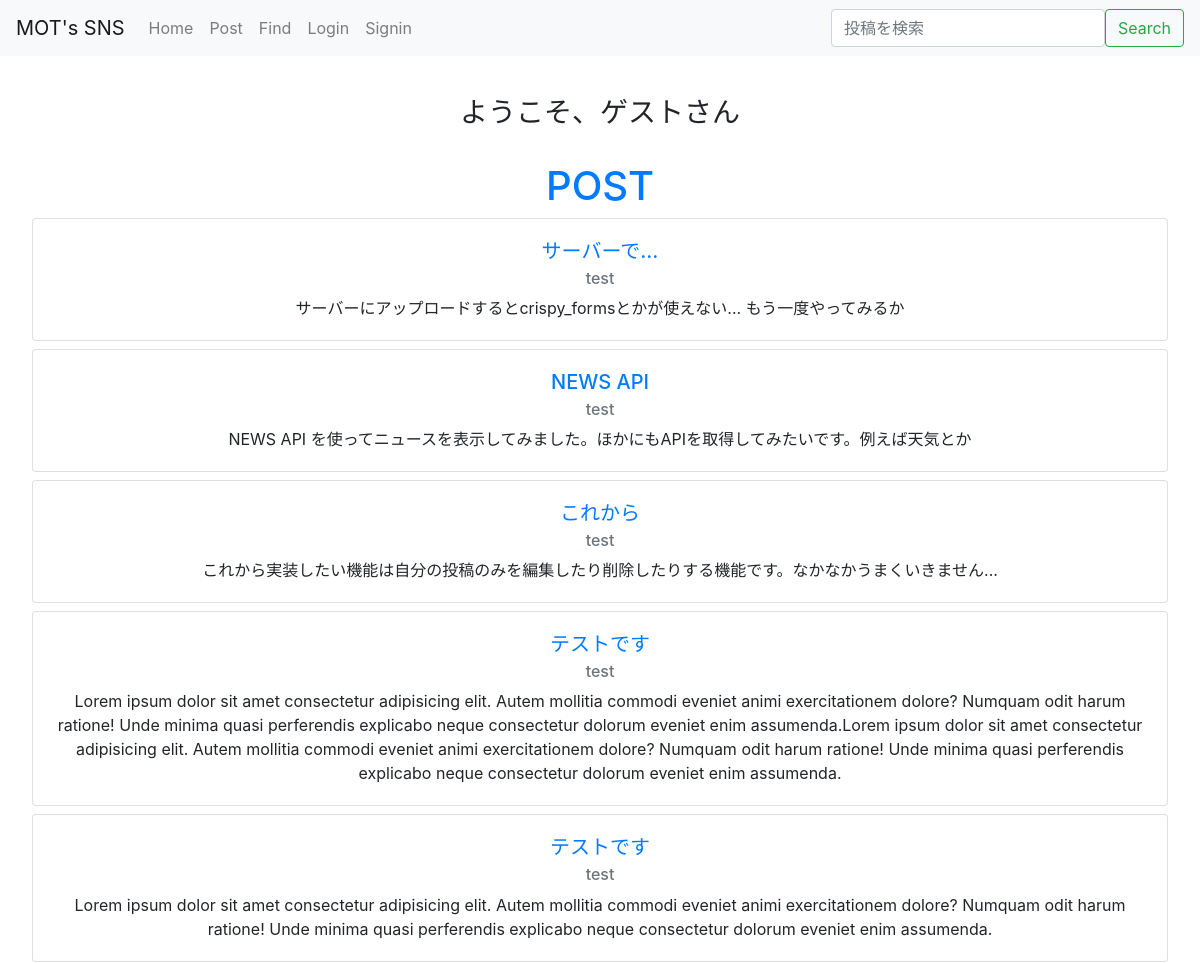
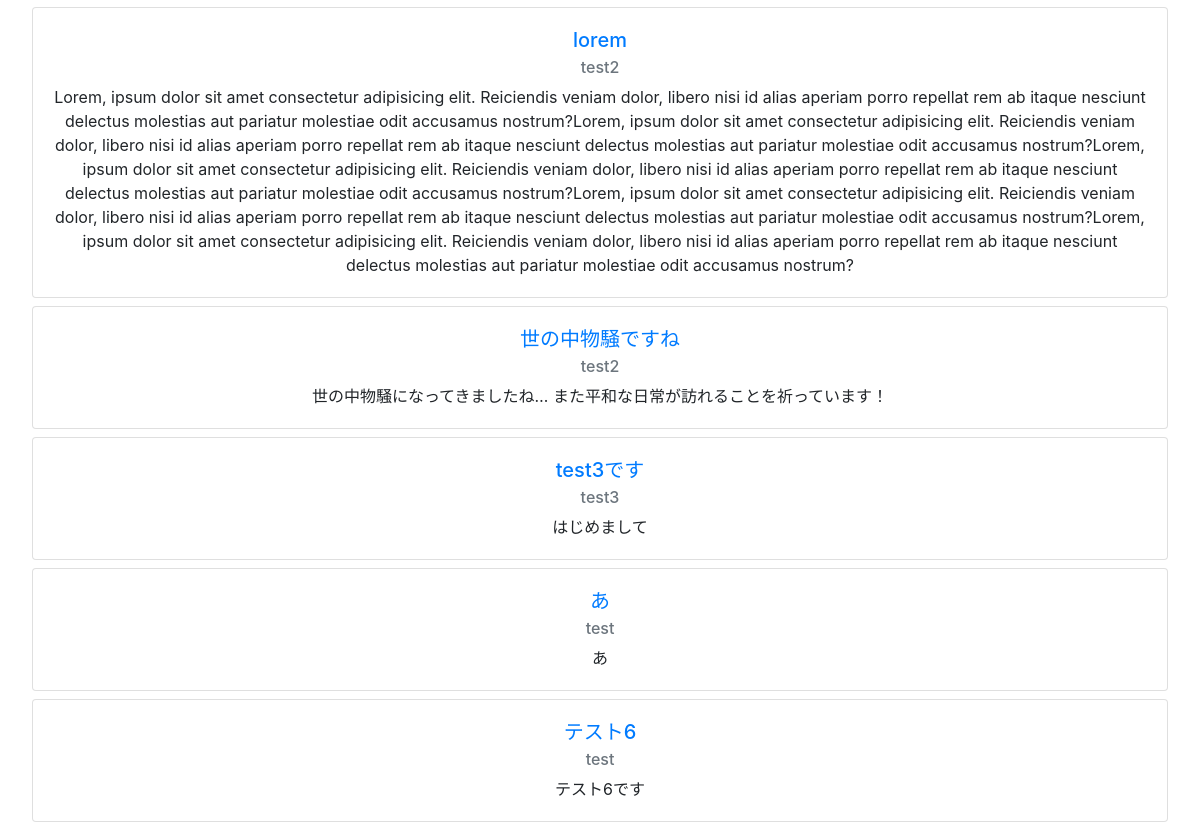
The page / on the database its author committed (2 pictures, top to bottom).
### blog/models.py (models this page shows, shortened)
class Post(models.Model):
    author = models.ForeignKey(settings.AUTH_USER_MODEL, on_delete=models.CASCADE)
    title = models.CharField(max_length=200)
    text = models.TextField()
    created_date = models.DateTimeField(default=timezone.now)
    published_date = models.DateTimeField(blank=True, null=True)

### blog/views.py (the view)
# urls.py: path('', views.home, name='home'),
def home(request):
    posts = Post.objects.all().order_by('published_date').reverse()
    findform= FindForm()
    params = {
        'findform': findform,
        'posts': posts,
    }
    return render(request, 'blog/post.html', params)

### blog/forms.py
class FindForm(forms.Form):
    find = forms.CharField(label='', required=False, widget=forms.TextInput(attrs={'class': 'form-control', 'placeholder': '投稿を検索'}))

### blog/templates/blog/post.html (shortened to what this page needs)
{% extends 'blog/layout.html' %}
{% block body %}
<div class="container text-center pt-5 mt-5">
    {% if user.is_authenticated %}
        <h3>ようこそ、{{ user.get_username }}さん</h3>
    {% else %}
        <h3>ようこそ、ゲストさん</h3>
    {% endif %}
</div>
<div class="mx-4 post-body d-flex mt-4">
    <div class="post w-100 p-2">
        <h1 class="text-primary text-center">POST</h1>
        {% for post in posts %}
            <div class="card w-100 mx-auto my-2 text-center" style="width: 18rem;">
                <div class="card-body">
                    <a href="{% url 'detail' post.id %}" class="card-link"><h5 class="card-title">{{ post.title }}</h5></a>
                    <h6 class="card-subtitle mb-2 text-muted">{{post.author }}</h6>
                    <p class="card-text">{{ post.text }}</p>
                </div>
            </div>
        {% endfor %}
    </div>
</div>
{% endblock body %}

### rows shown on the page
Post: title "サーバーで...", author "test", text "サーバーにアップロードするとcrispy_formsとかが使えない... もう一度やってみるか"
Post: title "NEWS API", author "test", text "NEWS API を使ってニュースを表示してみました。ほかにもAPIを取得してみたいです。例えば天気とか"
Post: title "これから", author "test", text "これから実装したい機能は自分の投稿のみを編集したり削除したりする機能です。なかなかうまくいきません..."
Post: title "テストです", author "test", text "Lorem ipsum dolor sit amet consectetur adipisicing elit. Autem mollitia commodi eveniet animi exercitationem dolore? Numquam odit harum ratione! Unde minima quasi perferendis explicabo neque consectetur dolorum eveniet enim assumenda.Lorem ipsum dolor sit amet consectetur adipisicing elit. Autem mollitia commodi eveniet animi exercitationem dolore? Numquam odit harum ratione! Unde minima quasi perferendis explicabo neque consectetur dolorum eveniet enim assumenda."
Post: title "テストです", author "test", text "Lorem ipsum dolor sit amet consectetur adipisicing elit. Autem mollitia commodi eveniet animi exercitationem dolore? Numquam odit harum ratione! Unde minima quasi perferendis explicabo neque consectetur dolorum eveniet enim assumenda."
Post: title "lorem", author "test2", text "Lorem, ipsum dolor sit amet consectetur adipisicing elit. Reiciendis veniam dolor, libero nisi id alias aperiam porro repellat rem ab itaque nesciunt delectus molestias aut pariatur molestiae odit accusamus nostrum?Lorem, ipsum dolor sit amet consectetur adipisicing elit. Reiciendis veniam dolor, libero nisi id alias aperiam porro repellat rem ab itaque nesciunt delectus molestias aut pariatur molestiae odit accusamus nostrum?Lorem, ipsum dolor sit amet consectetur adipisicing elit. Reiciendis veniam dolor, libero nisi id alias aperiam porro repellat rem ab itaque nesciunt delectus molestias aut pariatur molestiae odit accusamus nostrum?Lorem, ipsum dolor sit amet consectetur adipisicing…"
Post: title "世の中物騒ですね", author "test2", text "世の中物騒になってきましたね… また平和な日常が訪れることを祈っています！"
Post: title "test3です", author "test3", text "はじめまして"
Post: title "あ", author "test", text "あ"
Post: title "テスト6", author "test", text "テスト6です"
